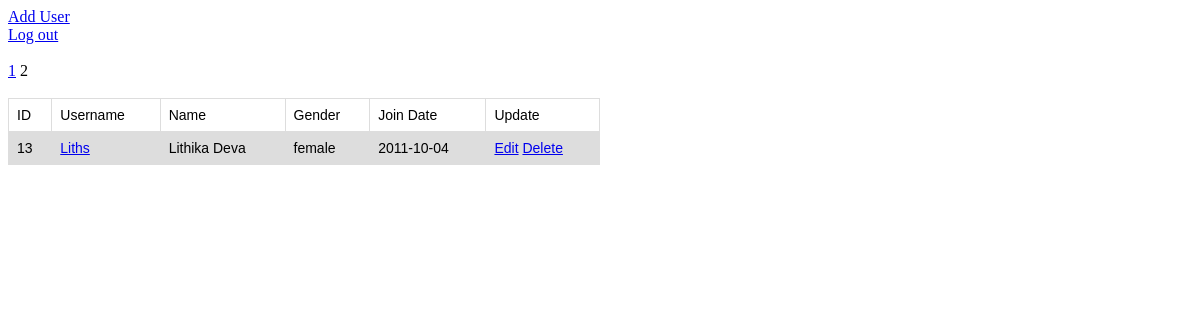
Page /index.php?p=2 (signed in) on the committed database.
### tables this page shows
CREATE TABLE `users` (
  `id` int(11) NOT NULL,
  `username` varchar(50) NOT NULL,
  `password` varchar(50) NOT NULL,
  `first_name` varchar(20) NOT NULL,
  `last_name` varchar(20) NOT NULL,
  `gender` enum('male','female','other') NOT NULL,
  `birth_date` date NOT NULL
);

### index.php (the view, shortened to what this page needs)
<?php
include_once 'base.php';
$rows_per_page = 10;
$query = mysqli_query($conn, "SELECT * FROM Users");
$rows_num = mysqli_num_rows($query);
$pages_num = ceil($rows_num / $rows_per_page);
if (isset($_GET['p'])) {
    $cur_page = $_GET['p'];
} else {
    $cur_page = 1;
}
?>
<html>
<head>
</head>
<body>
    <a href="add.php">Add User</a><br/>
    <a href="logout.php">Log out</a><br/><br/>
    <?php
    for ($i = 1; $i < $pages_num + 1; $i++) {
        if ($i != $cur_page) {
            echo '<a href="index.php?p='.$i.'">'.$i.'</a> ';
        } else {
            echo $i;
        }
    }
    $from = $cur_page * $rows_per_page - $rows_per_page;
    $to = $cur_page * $rows_per_page;
    $query = mysqli_query($conn, "SELECT * from users ORDER by id asc limit $from, $to");
    ?>
    <br/><br/>
    <table>
    <tr>
        <td>ID</td>
        <td>Username</td>
        <td>Name</td>
		<td>Gender</td>
		<td>Join Date</td>
        <td>Update</td>
    </tr>
    <?php
    while($user = mysqli_fetch_array($query)) {
        echo "<tr>";
        echo "<td>".$user['id']."</td>";
        echo "<td><a href=\"user.php?id=$user[id]\">".$user['username']."</a></td>";
        echo "<td>".$user['first_name'].' '.$user['last_name']."</td>";
		echo "<td>".$user['gender']."</td>";
		echo "<td>".$user['birth_date']."</td>";
        echo "<td><a href=\"edit.php?id=$user[id]\">Edit</a> <a href=\"delete.php?id=$user[id]\" onClick=\"return confirm('Are you sure you want to delete?')\">Delete</a></td>";
    }
    ?>
    </table>

### base.php (style rules this page uses)
table { font-family: Arial, Helvetica, sans-serif; border-collapse: collapse; font-size: 14px; width: 50% }
td, th { border: 1px solid #dddddd; text-align: left; padding: 8px; }

### index.php (style rules this page uses)
tr:nth-child(even) { background-color: #dddddd; }

### rows in the picture
users: id "13", username "Liths", first_name "Lithika", last_name "Deva", gender "female", birth_date "2011-10-04"
